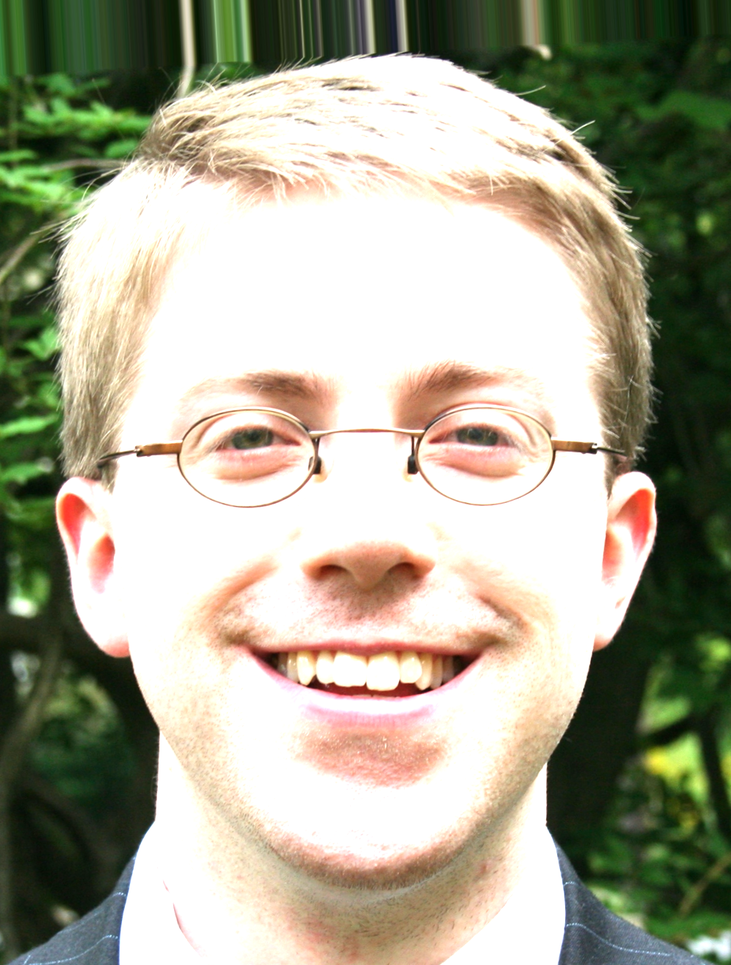
#> input picture notebook/exposelvl1/data12_explvl_1.6.png, 731 x 965 px, shrunk from 1000 x 1320 before the run
$ python -i ExposeImages.py   (imports and definitions only)
#> lines starting #> are read from the running program, lines starting #| are printed output that depends on the picture
import numpy as np
import math
import os
import sys
import random
from PIL import Image
#from skimage import data, exposure, img_as_float


def exposeImg(file):
    image = Image.open(file)
#> image is the input picture: PIL image 731x965 RGB; mean R, G, B 168.4, 166.4, 147.1
    fileExt  = file.split(".")[-1]
    fileName = file.split(".")[-2]


    expose  = Image.new("RGB",(image.width, image.height))
#> expose: PIL image 731x965 RGB; every value is 0
    expose2 = Image.new("RGB",(image.width, image.height))
    exposeLVL  = round(random.uniform(1.2,2),2)
    exposeLVL2 = round(random.uniform(1.2,2),2)


    #try to recover image by just multiplying
    rec = Image.new("RGB",(image.width, image.height))

    for w in range(0, image.width):
        for h in range(0, image.height):
            r,g,b = image.getpixel((w,h))

            r2 = math.ceil(r * exposeLVL)
            g2 = math.ceil(g * exposeLVL)
            b2 = math.ceil(b * exposeLVL)

            if r2 > 255:
                r2 = 255
            if g2 > 255:
                g2 = 255
            if b2 > 255:
                b2 = 255
            expose.putpixel((w, h), (r2, g2, b2))

            r3 = math.ceil(r * exposeLVL2)
            g3 = math.ceil(g * exposeLVL2)
            b3 = math.ceil(b * exposeLVL2)
            if r3 > 255:
                r3 = 255
            if g3 > 255:
                g3 = 255
            if b3 > 255:
                b3 = 255
            expose2.putpixel((w, h), (r3, g3, b3))
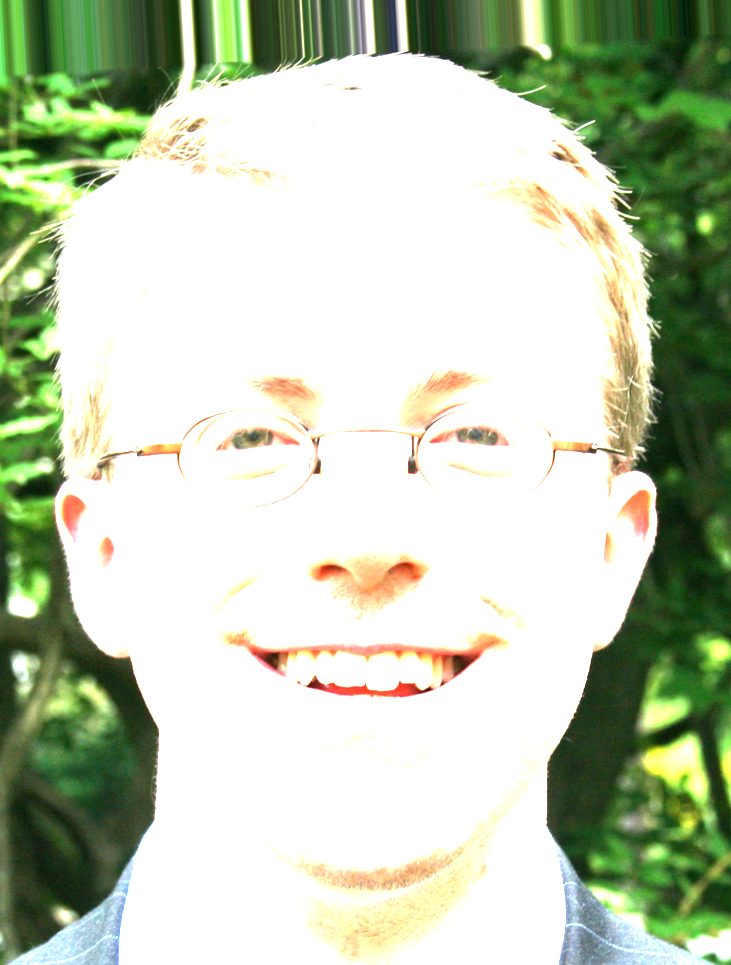
#> expose: PIL image 731x965 RGB; mean R, G, B 191.3, 201.5, 178.1


    newName = fileName + "_explvl." + str(exposeLVL) + "." + fileExt
    newName2 = fileName + "_explvl." + str(exposeLVL2) + "." + fileExt

    os.chdir("../")
    wd = os.getcwd()
    expose.save(wd + "/OverExpose/" + newName)
    expose2.save(wd + "/OverExpose/" + newName2)


def allPics(dirName):
    if not os.path.exists("OverExpose"):
        os.makedirs("OverExpose")
    # if not os.path.exists("exposelvl2"):
    #     os.makedirs("exposelvl2")

    os.chdir(os.getcwd() + "/" + dirName)
    currentDir = os.getcwd()
    filelist=os.listdir(currentDir)
    for fichier in filelist[:]:
        if not(fichier.endswith(".png") or fichier.endswith(".jpg") or fichier.endswith(".jpeg")):
            filelist.remove(fichier)

    savewd = os.getcwd()
    for f in filelist[:]:
        os.chdir(savewd)
        print("doing " + f)
        exposeImg(f)

currentDir = os.getcwd()
allCont = os.listdir(currentDir)
allDir = []
# [8 lines not run here, left out]

>>> result = exposeImg('notebook/exposelvl1/data12_explvl_1.6.png')

$ run again, on notebook/exposelvl1/data14_explvl_1.6.png
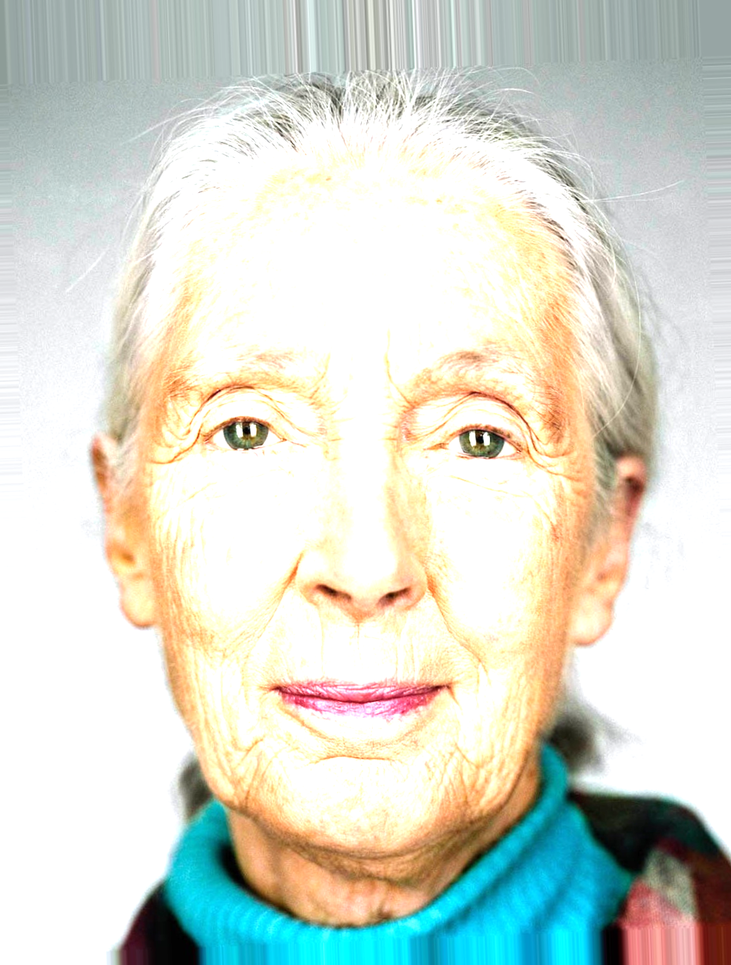
#> input picture notebook/exposelvl1/data14_explvl_1.6.png, 731 x 965 px, shrunk from 1000 x 1320 before the run
#> in exposeImg, image is the input picture: PIL image 731x965 RGB; mean R, G, B 214.6, 218.4, 207
#> after the loop in exposeImg, `for w in range(0, image.width):`:
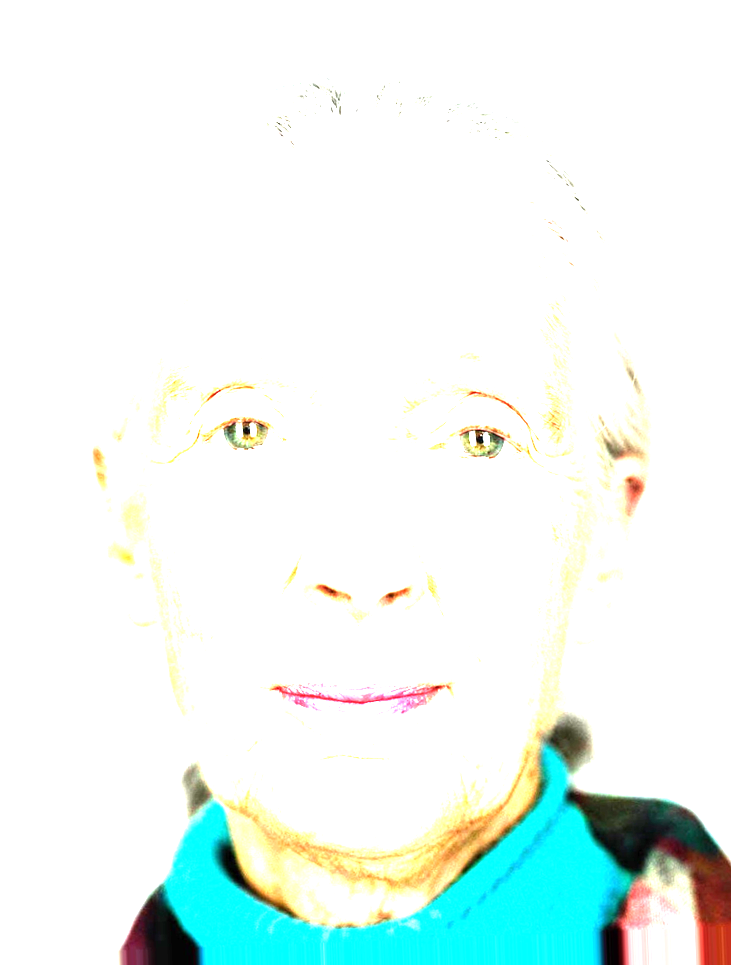
#> expose: PIL image 731x965 RGB; mean R, G, B 234.9, 247.1, 243.1

$ run again, on notebook/exposelvl1/data2_explvl_1.6.png
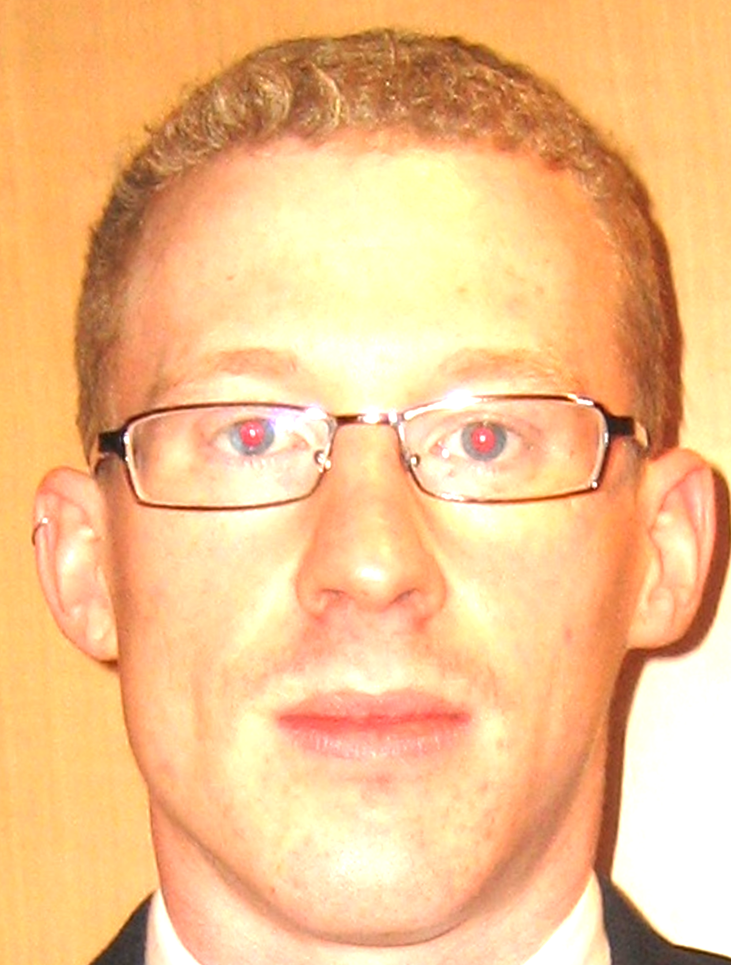
#> input picture notebook/exposelvl1/data2_explvl_1.6.png, 731 x 965 px, shrunk from 1000 x 1320 before the run
#> in exposeImg, image is the input picture: PIL image 731x965 RGB; mean R, G, B 242.8, 191.6, 136.7
#> after the loop in exposeImg, `for w in range(0, image.width):`:
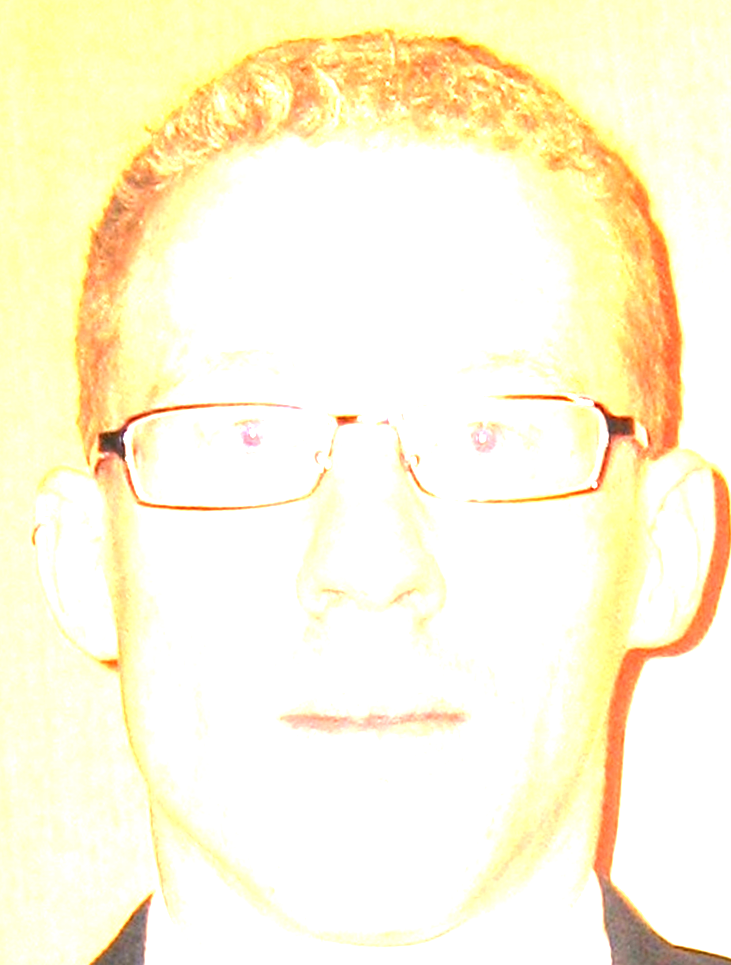
#> expose: PIL image 731x965 RGB; mean R, G, B 253.9, 246.6, 217.3

$ run again, on notebook/exposelvl1/data30_explvl_1.6.png
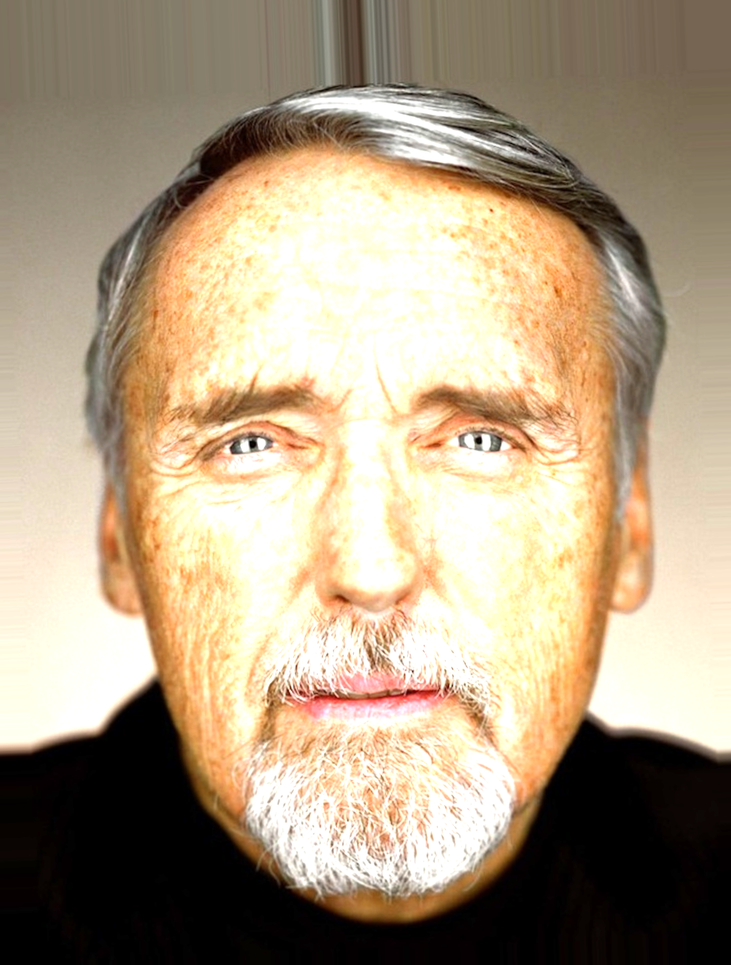
#> input picture notebook/exposelvl1/data30_explvl_1.6.png, 731 x 965 px, shrunk from 1000 x 1320 before the run
#> in exposeImg, image is the input picture: PIL image 731x965 RGB; mean R, G, B 173, 155.6, 130.3
#> after the loop in exposeImg, `for w in range(0, image.width):`:
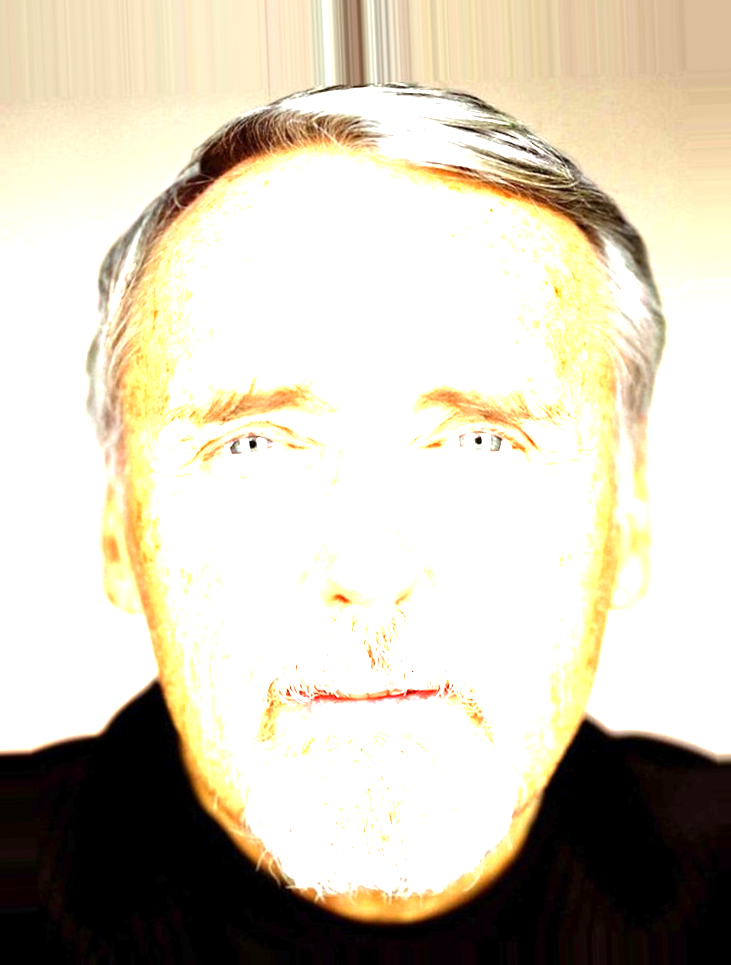
#> expose: PIL image 731x965 RGB; mean R, G, B 208.3, 201.1, 184
